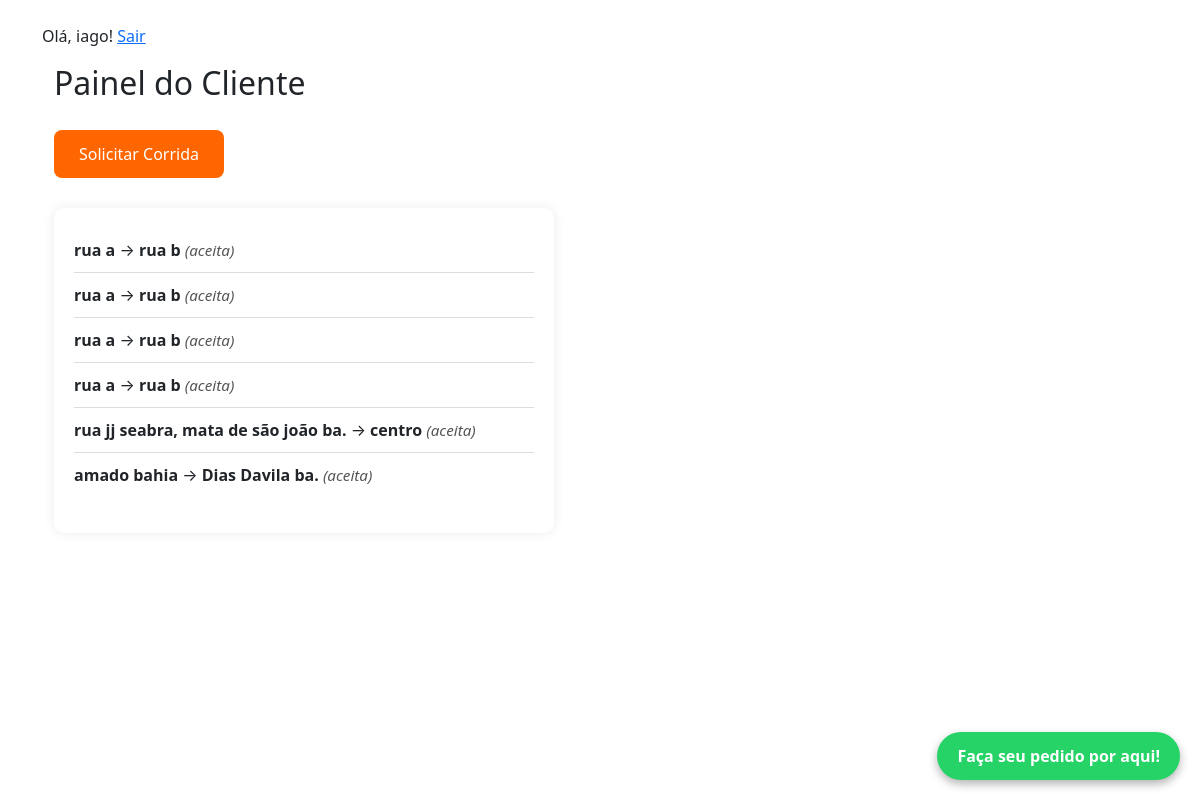
The page /painel-cliente/ (signed in) on the database as committed earlier.
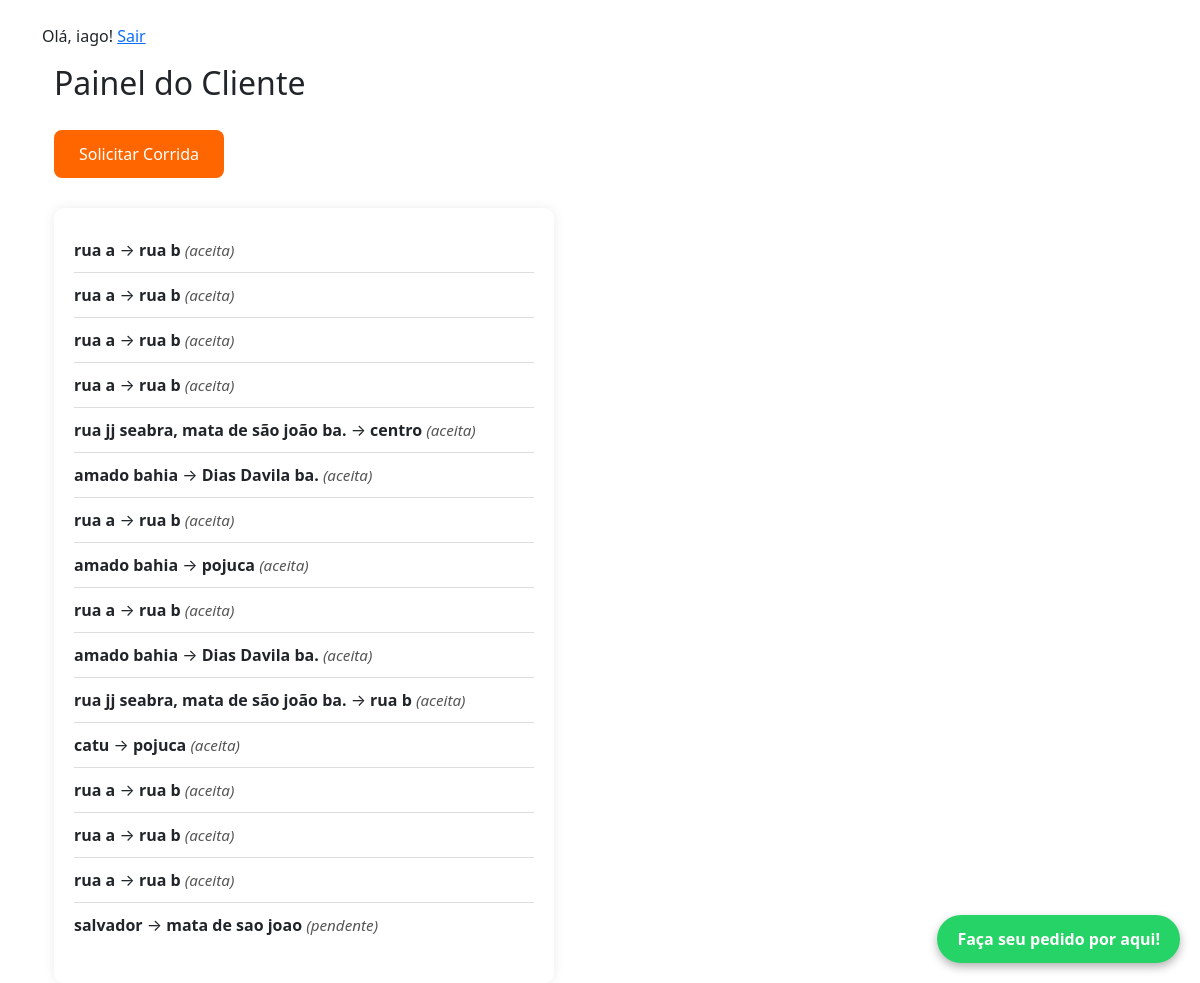
The same page on the database as committed later.
### core/models.py (models this page shows)
class Corrida(models.Model):
    cliente = models.ForeignKey(Usuario, on_delete=models.CASCADE, related_name='corridas_cliente')
    mototaxista = models.ForeignKey(Usuario, on_delete=models.SET_NULL, null=True, blank=True, related_name='corridas_mototaxista')
    origem = models.CharField(max_length=255)
    destino = models.CharField(max_length=255)
    status = models.CharField(max_length=20, choices=[('pendente', 'Pendente'), ('aceita', 'Aceita'), ('finalizada', 'Finalizada')], default='pendente')
    data = models.DateTimeField(auto_now_add=True)

### core/views.py (the view)
# urls.py: path('painel-cliente/', views.painel_cliente, name='painel_cliente'),
@login_required
def painel_cliente(request):
    corridas = Corrida.objects.filter(cliente=request.user)
    return render(request, 'core/painel_cliente.html', {'corridas': corridas})

### core/templates/core/painel_cliente.html
{% extends 'base.html' %}
{% block content %}
  <div class="container">
    <h2>Painel do Cliente</h2>
    <a href="{% url 'solicitar_corrida' %}" class="btn">Solicitar Corrida</a>
    <div class="corridas">
      {% if corridas %}
        <ul>
          {% for corrida in corridas %}
            <li>
              <strong>{{ corrida.origem }}</strong> → <strong>{{ corrida.destino }}</strong>
              <span class="status">({{ corrida.status }})</span>
            </li>
          {% endfor %}
        </ul>
      {% else %}
        <p>Nenhuma corrida encontrada.</p>
      {% endif %}
    </div>
  </div>
{% endblock %}

Rows that differ between the two databases and show on the page:
added Corrida: origem "rua a", destino "rua b", status "aceita"
added Corrida: origem "amado bahia", destino "pojuca", status "aceita"
added Corrida: origem "rua a", destino "rua b", status "aceita"
added Corrida: origem "amado bahia", destino "Dias Davila ba.", status "aceita"
added Corrida: origem "rua jj seabra, mata de são joão ba.", destino "rua b", status "aceita"
added Corrida: origem "catu", destino "pojuca", status "aceita"
added Corrida: origem "rua a", destino "rua b", status "aceita"
added Corrida: origem "rua a", destino "rua b", status "aceita"
added Corrida: origem "rua a", destino "rua b", status "aceita"
added Corrida: origem "salvador", destino "mata de sao joao", status "pendente"
